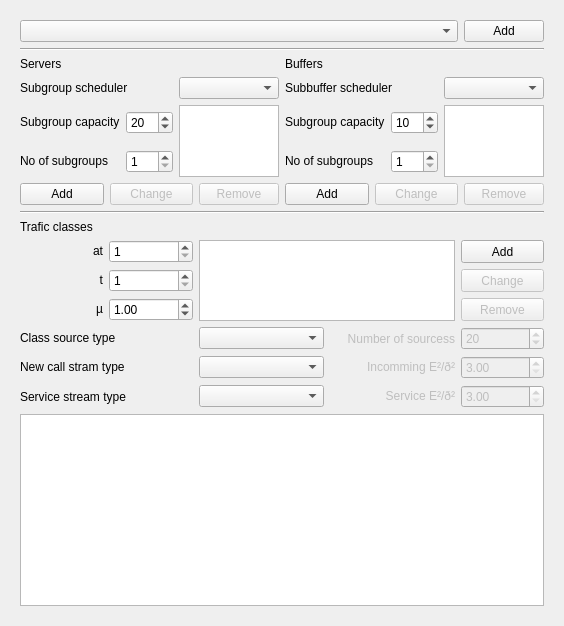
      <widget class="QWidget" name="tabWidgetPage_SystemModel">
       <property name="enabled">
        <bool>true</bool>
       </property>
       <property name="toolTip">
        <string>Model systemu</string>
       </property>
       <property name="statusTip">
        <string>Model systemu</string>
       </property>
       <property name="whatsThis">
        <string extracomment="Model systemu">Model systemu</string>
       </property>
       <property name="accessibleName">
        <string>Model Systemu</string>
       </property>
       <property name="accessibleDescription">
        <string>Model Systemu</string>
       </property>
       <attribute name="title">
        <string>Model of the system</string>
       </attribute>
       <layout class="QHBoxLayout" name="verticalLayoutModel_2">
        <item>
         <widget class="QFrame" name="verticalLayoutModel">
          <property name="enabled">
           <bool>true</bool>
          </property>
          <property name="sizePolicy">
           <sizepolicy hsizetype="Preferred" vsizetype="Preferred">
            <horstretch>1</horstretch>
            <verstretch>1</verstretch>
           </sizepolicy>
          </property>
          <layout class="QVBoxLayout" name="verticalLayout_5" stretch="0,0,0,0,0,0,0">
           <item>
            <layout class="QHBoxLayout" name="horizontalLayoutPredefinedSystems">
             <item>
              <widget class="QComboBox" name="comboBoxPredefinedSystems">
               <property name="sizePolicy">
                <sizepolicy hsizetype="Minimum" vsizetype="Fixed">
                 <horstretch>0</horstretch>
                 <verstretch>0</verstretch>
                </sizepolicy>
               </property>
              </widget>
             </item>
             <item>
              <widget class="QPushButton" name="pushButtonPredSystemsAdd">
               <property name="sizePolicy">
                <sizepolicy hsizetype="Maximum" vsizetype="Fixed">
                 <horstretch>0</horstretch>
                 <verstretch>0</verstretch>
                </sizepolicy>
               </property>
               <property name="text">
                <string>Add</string>
               </property>
              </widget>
             </item>
            </layout>
           </item>
           <item>
            <widget class="Line" name="line_DdSeparator">
             <property name="orientation">
              <enum>Qt::Horizontal</enum>
             </property>
            </widget>
           </item>
           <item>
            <layout class="QGridLayout" name="gridLayoutModelResourcess">
             <item row="0" column="0">
              <widget class="QLabel" name="labelModelServer">
               <property name="sizePolicy">
                <sizepolicy hsizetype="Maximum" vsizetype="Maximum">
                 <horstretch>0</horstretch>
                 <verstretch>0</verstretch>
                </sizepolicy>
               </property>
               <property name="text">
                <string>Servers</string>
               </property>
              </widget>
             </item>
             <item row="2" column="2">
              <layout class="QGridLayout" name="gridLayoutModelQeue" columnstretch="0,0,1">
               <property name="sizeConstraint">
                <enum>QLayout::SetMinAndMaxSize</enum>
               </property>
               <item row="1" column="1">
                <widget class="QSpinBox" name="spinBoxKolejkaPojemnosc">
                 <property name="sizePolicy">
                  <sizepolicy hsizetype="Minimum" vsizetype="Maximum">
                   <horstretch>0</horstretch>
                   <verstretch>0</verstretch>
                  </sizepolicy>
                 </property>
                 <property name="minimum">
                  <number>1</number>
                 </property>
                 <property name="maximum">
                  <number>300</number>
                 </property>
                 <property name="value">
                  <number>10</number>
                 </property>
                </widget>
               </item>
               <item row="2" column="0">
                <widget class="QLabel" name="labelModelQeueNumber">
                 <property name="sizePolicy">
                  <sizepolicy hsizetype="Preferred" vsizetype="Maximum">
                   <horstretch>0</horstretch>
                   <verstretch>0</verstretch>
                  </sizepolicy>
                 </property>
                 <property name="text">
                  <string>No of subgroups</string>
                 </property>
                </widget>
               </item>
               <item row="2" column="1">
                <widget class="QSpinBox" name="spinBoxKolejkaLiczba">
                 <property name="sizePolicy">
                  <sizepolicy hsizetype="Minimum" vsizetype="Maximum">
                   <horstretch>0</horstretch>
                   <verstretch>0</verstretch>
                  </sizepolicy>
                 </property>
                 <property name="minimum">
                  <number>1</number>
                 </property>
                 <property name="maximum">
                  <number>100</number>
                 </property>
                </widget>
               </item>
               <item row="1" column="0">
                <widget class="QLabel" name="labelModelQeueCapacity">
                 <property name="sizePolicy">
                  <sizepolicy hsizetype="Preferred" vsizetype="Maximum">
                   <horstretch>0</horstretch>
                   <verstretch>0</verstretch>
                  </sizepolicy>
                 </property>
                 <property name="text">
                  <string>Subgroup capacity</string>
                 </property>
                </widget>
               </item>
               <item row="1" column="2" rowspan="2">
                <widget class="QListWidget" name="listWidgetKolejki">
                 <property name="sizePolicy">
                  <sizepolicy hsizetype="Expanding" vsizetype="Minimum">
                   <horstretch>0</horstretch>
                   <verstretch>0</verstretch>
                  </sizepolicy>
                 </property>
                 <property name="minimumSize">
                  <size>
                   <width>100</width>
                   <height>0</height>
                  </size>
                 </property>
                 <property name="baseSize">
                  <size>
                   <width>0</width>
                   <height>50</height>
                  </size>
                 </property>
                 <property name="sizeAdjustPolicy">
                  <enum>QAbstractScrollArea::AdjustToContentsOnFirstShow</enum>
                 </property>
                </widget>
               </item>
               <item row="3" column="0" colspan="3">
                <layout class="QHBoxLayout" name="horizontalLayoutModelQeueListButtons">
                 <property name="sizeConstraint">
                  <enum>QLayout::SetDefaultConstraint</enum>
                 </property>
                 <item>
                  <widget class="QPushButton" name="pushButton_kolejkidodaj">
                   <property name="enabled">
                    <bool>true</bool>
                   </property>
                   <property name="text">
                    <string>Add</string>
                   </property>
                  </widget>
                 </item>
                 <item>
                  <widget class="QPushButton" name="pushButton_kolejkiZmien">
                   <property name="enabled">
                    <bool>false</bool>
                   </property>
                   <property name="text">
                    <string>Change</string>
                   </property>
                  </widget>
                 </item>
                 <item>
                  <widget class="QPushButton" name="pushButton_kolejkiUsun">
                   <property name="enabled">
                    <bool>false</bool>
                   </property>
                   <property name="sizePolicy">
                    <sizepolicy hsizetype="Maximum" vsizetype="Fixed">
                     <horstretch>0</horstretch>
                     <verstretch>0</verstretch>
                    </sizepolicy>
                   </property>
                   <property name="layoutDirection">
                    <enum>Qt::RightToLeft</enum>
                   </property>
                   <property name="text">
                    <string>Remove</string>
                   </property>
                  </widget>
                 </item>
                </layout>
               </item>
               <item row="0" column="2">
                <widget class="QComboBox" name="comboBoxSubBufferScheduler"/>
               </item>
               <item row="0" column="0" colspan="2">
                <widget class="QLabel" name="label_subbufferScheduler">
                 <property name="text">
                  <string>Subbuffer scheduler</string>
                 </property>
                </widget>
               </item>
              </layout>
             </item>
             <item row="0" column="2">
              <widget class="QLabel" name="labelModelQeue">
               <property name="enabled">
                <bool>true</bool>
               </property>
               <property name="sizePolicy">
                <sizepolicy hsizetype="Maximum" vsizetype="Maximum">
                 <horstretch>0</horstretch>
                 <verstretch>0</verstretch>
                </sizepolicy>
               </property>
               <property name="text">
                <string>Buffers</string>
               </property>
              </widget>
             </item>
             <item row="2" column="0">
              <layout class="QGridLayout" name="gridLayoutModelServer" rowstretch="0,0,0,0" columnstretch="0,0,0">
               <property name="sizeConstraint">
                <enum>QLayout::SetMinAndMaxSize</enum>
               </property>
               <item row="1" column="1">
                <widget class="QSpinBox" name="spinBoxPodgrupaPojemnosc">
                 <property name="sizePolicy">
                  <sizepolicy hsizetype="Minimum" vsizetype="Maximum">
                   <horstretch>0</horstretch>
                   <verstretch>0</verstretch>
                  </sizepolicy>
                 </property>
                 <property name="minimum">
                  <number>1</number>
                 </property>
                 <property name="maximum">
                  <number>300</number>
                 </property>
                 <property name="value">
                  <number>20</number>
                 </property>
                </widget>
               </item>
               <item row="2" column="1">
                <widget class="QSpinBox" name="spinBoxPodgrupaLiczba">
                 <property name="sizePolicy">
                  <sizepolicy hsizetype="Minimum" vsizetype="Maximum">
                   <horstretch>0</horstretch>
                   <verstretch>0</verstretch>
                  </sizepolicy>
                 </property>
                 <property name="minimum">
                  <number>1</number>
                 </property>
                 <property name="maximum">
                  <number>100</number>
                 </property>
                </widget>
               </item>
               <item row="1" column="0">
                <widget class="QLabel" name="labelPodgrupaPojemnosc">
                 <property name="sizePolicy">
                  <sizepolicy hsizetype="Preferred" vsizetype="Maximum">
                   <horstretch>0</horstretch>
                   <verstretch>0</verstretch>
                  </sizepolicy>
                 </property>
                 <property name="text">
                  <string>Subgroup capacity</string>
                 </property>
                </widget>
               </item>
               <item row="2" column="0">
                <widget class="QLabel" name="labelPodgrupaLiczba">
                 <property name="sizePolicy">
                  <sizepolicy hsizetype="Preferred" vsizetype="Maximum">
                   <horstretch>0</horstretch>
                   <verstretch>0</verstretch>
                  </sizepolicy>
                 </property>
                 <property name="text">
                  <string>No of subgroups</string>
                 </property>
                </widget>
               </item>
               <item row="1" column="2" rowspan="2">
                <widget class="QListWidget" name="listWidgetWiazki">
                 <property name="sizePolicy">
                  <sizepolicy hsizetype="Expanding" vsizetype="Minimum">
                   <horstretch>0</horstretch>
                   <verstretch>0</verstretch>
                  </sizepolicy>
                 </property>
                 <property name="minimumSize">
                  <size>
                   <width>100</width>
                   <height>0</height>
                  </size>
                 </property>
                 <property name="baseSize">
                  <size>
                   <width>0</width>
                   <height>50</height>
                  </size>
                 </property>
                 <property name="frameShape">
                  <enum>QFrame::StyledPanel</enum>
                 </property>
                 <property name="sizeAdjustPolicy">
                  <enum>QAbstractScrollArea::AdjustToContentsOnFirstShow</enum>
                 </property>
                </widget>
               </item>
               <item row="3" column="0" colspan="3">
                <layout class="QHBoxLayout" name="horizontalLayoutModelServerListButtons">
                 <property name="sizeConstraint">
                  <enum>QLayout::SetDefaultConstraint</enum>
                 </property>
                 <item>
                  <widget class="QPushButton" name="pushButton_wiazkiDodaj">
                   <property name="text">
                    <string>Add</string>
                   </property>
                  </widget>
                 </item>
                 <item>
                  <widget class="QPushButton" name="pushButton_wiazkiZmien">
                   <property name="enabled">
                    <bool>false</bool>
                   </property>
                   <property name="text">
                    <string>Change</string>
                   </property>
                  </widget>
                 </item>
                 <item>
                  <widget class="QPushButton" name="pushButton_wiazkiUsun">
                   <property name="enabled">
                    <bool>false</bool>
                   </property>
                   <property name="sizePolicy">
                    <sizepolicy hsizetype="Maximum" vsizetype="Fixed">
                     <horstretch>0</horstretch>
                     <verstretch>0</verstretch>
                    </sizepolicy>
                   </property>
                   <property name="layoutDirection">
                    <enum>Qt::RightToLeft</enum>
                   </property>
                   <property name="text">
                    <string>Remove</string>
                   </property>
                  </widget>
                 </item>
                </layout>
               </item>
               <item row="0" column="2">
                <widget class="QComboBox" name="comboBoxSubgoupSchedulerAlgorithm"/>
               </item>
               <item row="0" column="0" colspan="2">
                <widget class="QLabel" name="label_subgroupSchedulerAlgorithm">
                 <property name="text">
                  <string>Subgroup scheduler</string>
                 </property>
                </widget>
               </item>
              </layout>
             </item>
             <item row="3" column="0">
              <layout class="QHBoxLayout" name="horizontalLayoutGroupChooseAlg"/>
             </item>
            </layout>
           </item>
           <item>
            <widget class="Line" name="line_ModelSeparator">
             <property name="orientation">
              <enum>Qt::Horizontal</enum>
             </property>
            </widget>
           </item>
           <item>
            <widget class="QLabel" name="labelClasses">
             <property name="text">
              <string>Trafic classes</string>
             </property>
            </widget>
           </item>
           <item>
            <layout class="QGridLayout" name="gridLayoutClasses">
             <property name="verticalSpacing">
              <number>6</number>
             </property>
             <item row="1" column="2">
              <widget class="QLabel" name="labelKlasyPropAT">
               <property name="sizePolicy">
                <sizepolicy hsizetype="Minimum" vsizetype="Maximum">
                 <horstretch>0</horstretch>
                 <verstretch>0</verstretch>
                </sizepolicy>
               </property>
               <property name="text">
                <string>at</string>
               </property>
               <property name="alignment">
                <set>Qt::AlignRight|Qt::AlignTrailing|Qt::AlignVCenter</set>
               </property>
              </widget>
             </item>
             <item row="2" column="2">
              <widget class="QLabel" name="labelKlasyT">
               <property name="sizePolicy">
                <sizepolicy hsizetype="Minimum" vsizetype="Maximum">
                 <horstretch>0</horstretch>
                 <verstretch>0</verstretch>
                </sizepolicy>
               </property>
               <property name="text">
                <string>t</string>
               </property>
               <property name="alignment">
                <set>Qt::AlignRight|Qt::AlignTrailing|Qt::AlignVCenter</set>
               </property>
              </widget>
             </item>
             <item row="1" column="3">
              <widget class="QSpinBox" name="spinBoxClassesAT">
               <property name="sizePolicy">
                <sizepolicy hsizetype="Minimum" vsizetype="Maximum">
                 <horstretch>0</horstretch>
                 <verstretch>0</verstretch>
                </sizepolicy>
               </property>
               <property name="minimum">
                <number>1</number>
               </property>
              </widget>
             </item>
             <item row="1" column="4" rowspan="3" colspan="2">
              <widget class="QListWidget" name="listWidgetKlasy">
               <property name="sizePolicy">
                <sizepolicy hsizetype="Expanding" vsizetype="Expanding">
                 <horstretch>0</horstretch>
                 <verstretch>0</verstretch>
                </sizepolicy>
               </property>
               <property name="sizeAdjustPolicy">
                <enum>QAbstractScrollArea::AdjustIgnored</enum>
               </property>
              </widget>
             </item>
             <item row="3" column="3">
              <widget class="QDoubleSpinBox" name="doubleSpinBoxClassesMu">
               <property name="sizePolicy">
                <sizepolicy hsizetype="Minimum" vsizetype="Maximum">
                 <horstretch>0</horstretch>
                 <verstretch>0</verstretch>
                </sizepolicy>
               </property>
               <property name="value">
                <double>1.000000000000000</double>
               </property>
              </widget>
             </item>
             <item row="6" column="4">
              <widget class="QComboBox" name="comboBox_NewCallStrType"/>
             </item>
             <item row="4" column="6">
              <widget class="QSpinBox" name="spinBoxClassesSourcess">
               <property name="enabled">
                <bool>false</bool>
               </property>
               <property name="sizePolicy">
                <sizepolicy hsizetype="Minimum" vsizetype="Maximum">
                 <horstretch>0</horstretch>
                 <verstretch>0</verstretch>
                </sizepolicy>
               </property>
               <property name="minimum">
                <number>1</number>
               </property>
               <property name="maximum">
                <number>1000</number>
               </property>
               <property name="singleStep">
                <number>10</number>
               </property>
               <property name="value">
                <number>20</number>
               </property>
              </widget>
             </item>
             <item row="4" column="2" colspan="2">
              <widget class="QLabel" name="label_trSrcType">
               <property name="text">
                <string>&lt;html&gt;&lt;head/&gt;&lt;body&gt;&lt;p&gt;Class source type&lt;/p&gt;&lt;/body&gt;&lt;/html&gt;</string>
               </property>
              </widget>
             </item>
             <item row="1" column="6">
              <widget class="QPushButton" name="pushButtonKlasaDodaj">
               <property name="sizePolicy">
                <sizepolicy hsizetype="Minimum" vsizetype="Minimum">
                 <horstretch>0</horstretch>
                 <verstretch>0</verstretch>
                </sizepolicy>
               </property>
               <property name="text">
                <string>Add</string>
               </property>
              </widget>
             </item>
             <item row="6" column="6">
              <widget class="QDoubleSpinBox" name="doubleSpinBoxIncomingExDx">
               <property name="enabled">
                <bool>false</bool>
               </property>
               <property name="sizePolicy">
                <sizepolicy hsizetype="Minimum" vsizetype="Maximum">
                 <horstretch>0</horstretch>
                 <verstretch>0</verstretch>
                </sizepolicy>
               </property>
               <property name="minimum">
                <double>3.000000000000000</double>
               </property>
               <property name="maximum">
                <double>1000.000000000000000</double>
               </property>
               <property name="value">
                <double>3.000000000000000</double>
               </property>
              </widget>
             </item>
             <item row="2" column="3">
              <widget class="QSpinBox" name="spinBoxClassesT">
               <property name="sizePolicy">
                <sizepolicy hsizetype="Minimum" vsizetype="Maximum">
                 <horstretch>0</horstretch>
                 <verstretch>0</verstretch>
                </sizepolicy>
               </property>
               <property name="minimum">
                <number>1</number>
               </property>
              </widget>
             </item>
             <item row="2" column="6">
              <widget class="QPushButton" name="pushButtonKlasaZmien">
               <property name="enabled">
                <bool>false</bool>
               </property>
               <property name="sizePolicy">
                <sizepolicy hsizetype="Minimum" vsizetype="Minimum">
                 <horstretch>0</horstretch>
                 <verstretch>0</verstretch>
                </sizepolicy>
               </property>
               <property name="text">
                <string>Change</string>
               </property>
              </widget>
             </item>
             <item row="4" column="5">
              <widget class="QLabel" name="labelClassesNumberOfSourcess">
               <property name="enabled">
                <bool>false</bool>
               </property>
               <property name="text">
                <string>Number of sourcess</string>
               </property>
               <property name="alignment">
                <set>Qt::AlignRight|Qt::AlignTrailing|Qt::AlignVCenter</set>
               </property>
              </widget>
             </item>
             <item row="8" column="6">
              <widget class="QDoubleSpinBox" name="doubleSpinBoxServiceExDx">
               <property name="enabled">
                <bool>false</bool>
               </property>
               <property name="sizePolicy">
                <sizepolicy hsizetype="Minimum" vsizetype="Maximum">
                 <horstretch>0</horstretch>
                 <verstretch>0</verstretch>
                </sizepolicy>
               </property>
               <property name="minimum">
                <double>3.000000000000000</double>
               </property>
               <property name="maximum">
                <double>1000.000000000000000</double>
               </property>
              </widget>
             </item>
             <item row="3" column="6">
              <widget class="QPushButton" name="pushButtonKlasaUsun">
               <property name="enabled">
                <bool>false</bool>
               </property>
               <property name="sizePolicy">
                <sizepolicy hsizetype="Minimum" vsizetype="Minimum">
                 <horstretch>0</horstretch>
                 <verstretch>0</verstretch>
                </sizepolicy>
               </property>
               <property name="layoutDirection">
                <enum>Qt::RightToLeft</enum>
               </property>
               <property name="text">
                <string>Remove</string>
               </property>
              </widget>
             </item>
             <item row="4" column="4">
              <widget class="QComboBox" name="comboBox_SourceType"/>
             </item>
             <item row="3" column="2">
              <widget class="QLabel" name="labelKlasyMu">
               <property name="sizePolicy">
                <sizepolicy hsizetype="Minimum" vsizetype="Maximum">
                 <horstretch>0</horstretch>
                 <verstretch>0</verstretch>
                </sizepolicy>
               </property>
               <property name="text">
                <string>µ</string>
               </property>
               <property name="alignment">
                <set>Qt::AlignRight|Qt::AlignTrailing|Qt::AlignVCenter</set>
               </property>
              </widget>
             </item>
             <item row="8" column="5">
              <widget class="QLabel" name="labelClassesServiceExDx">
               <property name="enabled">
                <bool>false</bool>
               </property>
               <property name="sizePolicy">
                <sizepolicy hsizetype="Minimum" vsizetype="Maximum">
                 <horstretch>0</horstretch>
                 <verstretch>0</verstretch>
                </sizepolicy>
               </property>
               <property name="text">
                <string>Service E²/ð²</string>
               </property>
               <property name="alignment">
                <set>Qt::AlignRight|Qt::AlignTrailing|Qt::AlignVCenter</set>
               </property>
              </widget>
             </item>
             <item row="6" column="5">
              <widget class="QLabel" name="labelClassesIncommingExDx">
               <property name="enabled">
                <bool>false</bool>
               </property>
               <property name="sizePolicy">
                <sizepolicy hsizetype="Minimum" vsizetype="Maximum">
                 <horstretch>0</horstretch>
                 <verstretch>0</verstretch>
                </sizepolicy>
               </property>
               <property name="text">
                <string>Incomming E²/ð²</string>
               </property>
               <property name="alignment">
                <set>Qt::AlignRight|Qt::AlignTrailing|Qt::AlignVCenter</set>
               </property>
              </widget>
             </item>
             <item row="6" column="2" colspan="2">
              <widget class="QLabel" name="label_NewCallStrType">
               <property name="text">
                <string>&lt;html&gt;&lt;head/&gt;&lt;body&gt;&lt;p&gt;New call stram type&lt;/p&gt;&lt;/body&gt;&lt;/html&gt;</string>
               </property>
              </widget>
             </item>
             <item row="8" column="2" colspan="2">
              <widget class="QLabel" name="label_CallServStreamType">
               <property name="text">
                <string>Service stream type</string>
               </property>
              </widget>
             </item>
             <item row="8" column="4">
              <widget class="QComboBox" name="comboBox_CallServStrType"/>
             </item>
            </layout>
           </item>
           <item>
            <widget class="QGraphicsView" name="graphicsView"/>
           </item>
          </layout>
         </widget>
        </item>
       </layout>
      </widget>
